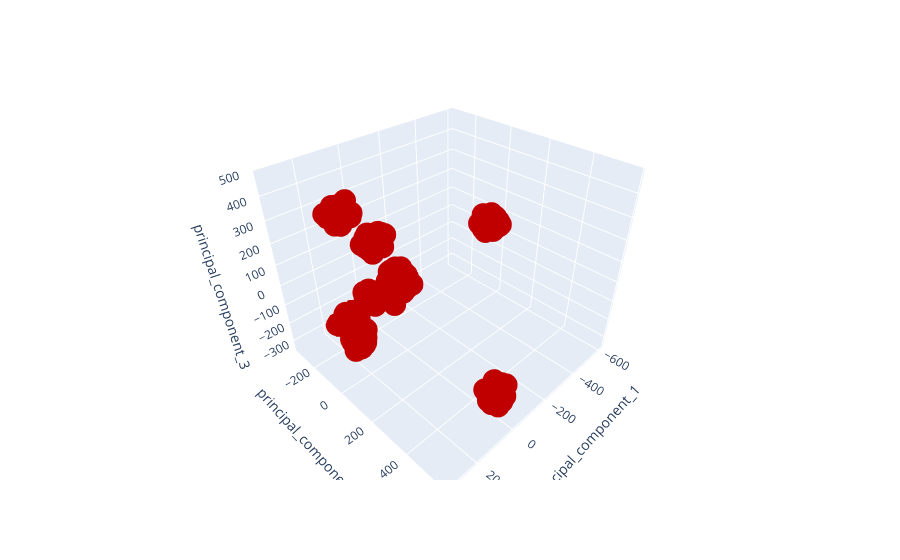

The cell this chart's notebook holds for it:
### Code cell
import plotly.express as px

fig = px.scatter_3d(df_pca_3, x = 'principal_component_1', y = 'principal_component_2', z = 'principal_component_3').update_traces(marker = dict(color = "#C00000"))
fig.show()

### Figure 1 — Plotly figure (JSON) as saved in the notebook; plotly's stock layout.template omitted (floating-point values rounded to 4 significant figures; data arrays with more than 128 entries replaced by an {"elided": "..."} marker saying what was removed)
{"data": [{"hovertemplate": "principal_component_1=%{x}<br>principal_component_2=%{y}<br>principal_component_3=%{z}<extra></extra>", "legendgroup": "", "marker": {"color": "#C00000", "symbol": "circle"}, "mode": "markers", "name": "", "scene": "scene", "showlegend": false, "type": "scatter3d", "x": {"elided": "500 float values"}, "y": {"elided": "500 float values"}, "z": {"elided": "500 float values"}}], "layout": {"legend": {"tracegroupgap": 0}, "margin": {"t": 60}, "scene": {"domain": {"x": [0, 1], "y": [0, 1]}, "xaxis": {"title": {"text": "principal_component_1"}}, "yaxis": {"title": {"text": "principal_component_2"}}, "zaxis": {"title": {"text": "principal_component_3"}}}}}
